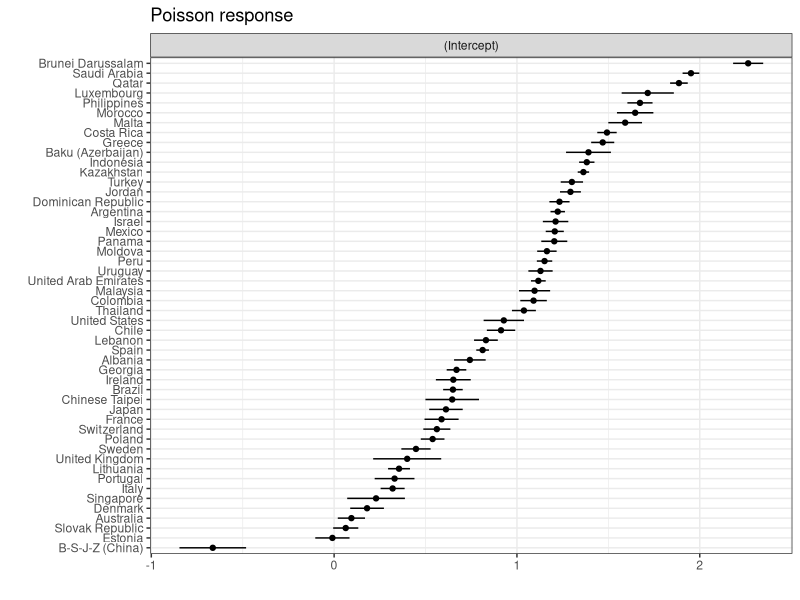
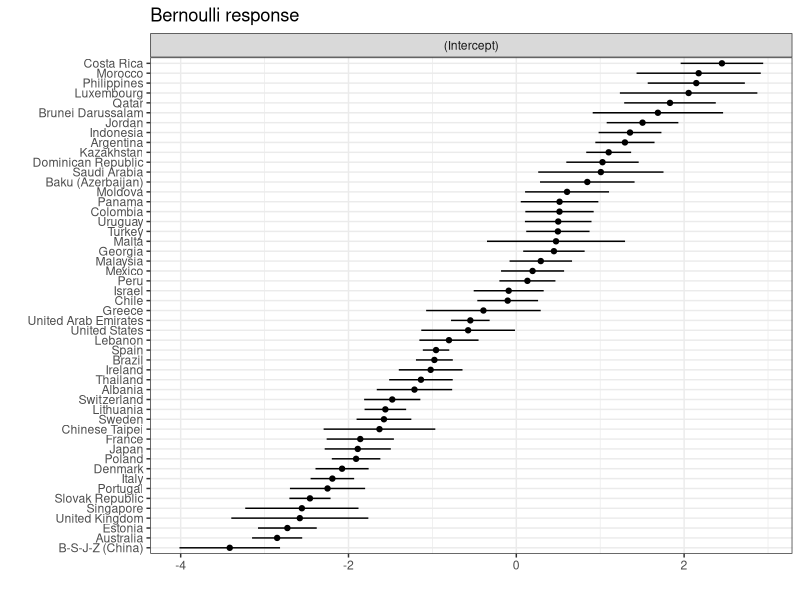
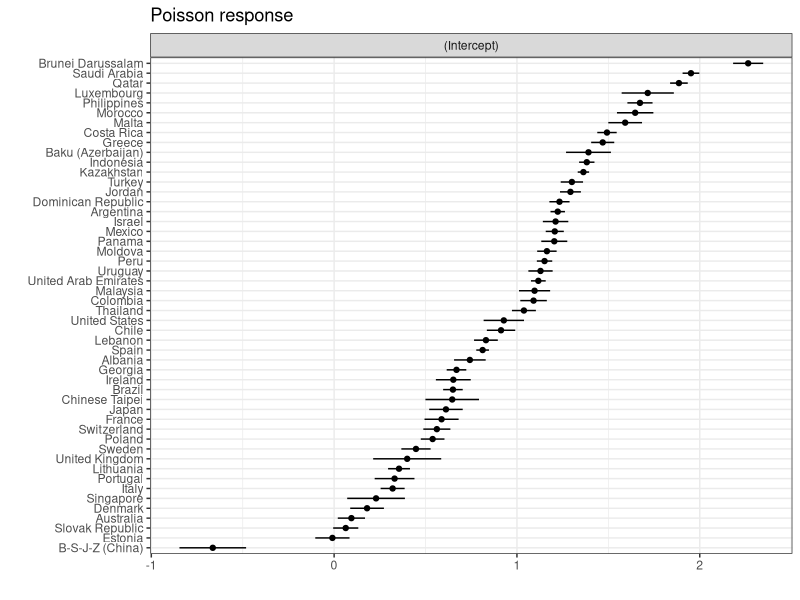
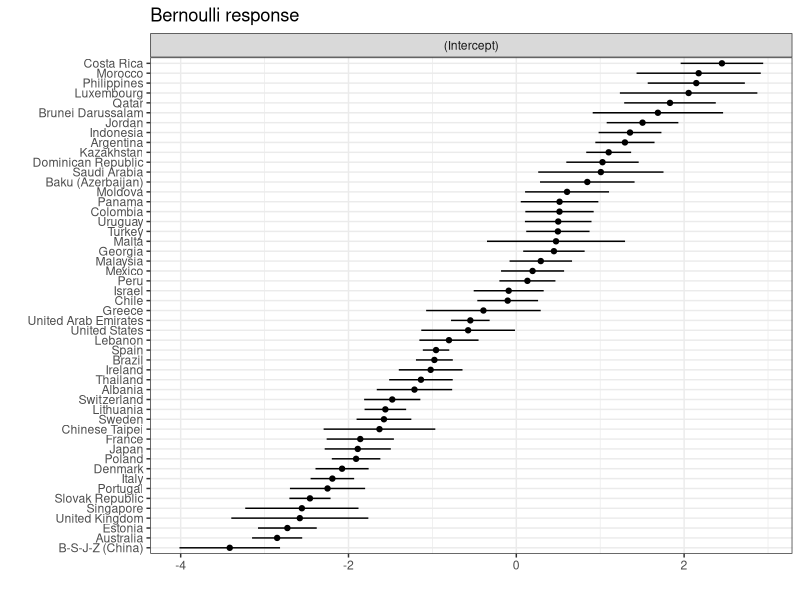

Write the R code that produced these figures, in order. (Note: this script raises an error after producing the figures.)
## PARAMETRIC GLMM applied to case study
## Outputs are saved into output/df_level2_pred.csv

#__________________
## Libraries import
library(nlme)
library(lme4)
library(lattice)
library(dplyr)
library(readr)

#__________________
## Dataframe import
df <- read_csv("data/df_level2.csv") 


#_________________
## A) POISSON response

# fit the model without fixed intercept
modPoi = glmer(Y_MATH ~ -1 + (1 | CNT) + scale(mean_ESCS_std) + scale(SCHSIZE), 
             data = df,
             family = poisson(link = "log"))

summary(modPoi)

df$pred_GLMM_Poi <- predict(modPoi, df, type="response")

for(i in sort(as.vector(ranef(modPoi)$CNT$`(Intercept)`))){
  print(i)
}

# Comparison with SPGLMM - 0.10
# cl1 = c(-0.6637204)
# cl2 = c(-0.009361374, 0.06354283, 0.09452822)
# cl3 = c(0.1802348)
# cl4 = c(0.2293667, 0.3190011, 0.3306704, 0.355101, 0.3996913)
# cl5 = c(0.4477434)
# cl6 = c(0.5388644, 0.5619767, 0.5877496)
# cl7 = c(0.611759, 0.6459514, 0.6499074, 0.6519647, 0.6694407, 0.7425767)
# cl8 = c(0.8123168, 0.8304315)
# cl9 = c(0.9129981, 0.9282129)
# cl10 = c(1.038195)
# cl11 = c(1.090903, 1.096447, 1.117065, 1.128946, 1.151037, 1.163918)
# cl12 = c(1.204267, 1.206962, 1.211373, 1.223169, 1.232676)
# cl13 = c(1.292723, 1.300559)
# cl14 = c(1.363591, 1.382112, 1.391345)
# cl15 = c(1.469199, 1.492546)
# cl16 = c(1.592016, 1.646719, 1.672995, 1.715485)
# cl17 = c(1.886058, 1.951902)
# cl18 = c(2.264779)
# mean(cl17)
# median(cl17)

rr1 <- ranef(modPoi)
dd <- as.data.frame(rr1)
if (require(ggplot2)) {
  ggplot(dd, aes(y=grp,x=condval)) +
    geom_point() + facet_wrap(~term,scales="free_x") +
    geom_errorbarh(aes(xmin=condval -2*condsd,
                       xmax=condval +2*condsd), height=0) + 
    theme_bw() + xlab("") + ylab('') +
    ggtitle("Poisson response")
}

ggsave(filename = 'ran_int_Poi.pdf',
       plot = last_plot(),
       device = NULL,
       scale = 1,
       width = 4.5,
       height = 6,
       units = "in",
       dpi = 300,
       limitsize = TRUE,
       bg = NULL)



#_________________
## B) BERNOULLI response

# fit the model without fixed intercept
modBer = glmer(Y_BIN_MATH ~ -1 + (1 | CNT) + scale(SCHSIZE) + scale(mean_ESCS_std), 
             data = df,
             family = binomial(link = "logit"))
summary(modBer)
df$pred_GLMM_Ber <- predict(modBer, df, type="response")


for(i in sort(as.vector(ranef(modBer)$CNT$`(Intercept)`))){
  print(i)
}

# Comparison with SPGLMM - 0.10
# cl1 = c(-3.415181)
# cl2 = c(-2.850339, -2.728251, -2.580062, -2.555669, -2.459209)
# cl3 = c(-2.249702, -2.192072, -2.07657, -1.909449, -1.889586, -1.859599)
# cl4 = c(-1.630777, -1.577379, -1.560625, -1.478611)
# cl5 = c(-1.213728, -1.136315, -1.020824, -0.9762979, -0.9566202, -0.8025527, -0.5742199)
# cl6 = c(-0.5479114, -0.3919152)
# cl7 = c(-0.1027254, -0.09072938, 0.1323335)
# cl8 = c(0.1938825, 0.2918777, 0.4482877, 0.473373, 0.4955949, 0.4995587, 0.5146097, 0.5154467, 0.6047943)
# cl9 = c(0.8461147, 1.007735, 1.027267, 1.100976, 1.294551, 1.355183, 1.504317)
# cl10 = c(1.687466, 1.83161, 2.053708, 2.145012, 2.173451, 2.450684)
# mean(cl3)
# std(cl3)
  
rr1 <- ranef(modBer)
dd <- as.data.frame(rr1)
if (require(ggplot2)) {
  ggplot(dd, aes(y=grp,x=condval)) +
    geom_point() + facet_wrap(~term,scales="free_x") +
    geom_errorbarh(aes(xmin=condval -2*condsd,
                       xmax=condval +2*condsd), height=0) + 
    theme_bw() + xlab("") + ylab('') +
    ggtitle("Bernoulli response")
}

ggsave(filename = 'ran_int_Bern.pdf',
       plot = last_plot(),
       device = NULL,
       scale = 1,
       width = 5,
       height = 6,
       units = "in",
       dpi = 300,
       limitsize = TRUE,
       bg = NULL)


#_________________
## Save the GLMM predictions in df_level2_pred.csv

write.csv(df,"output/df_level2_pred.csv", row.names = FALSE)




